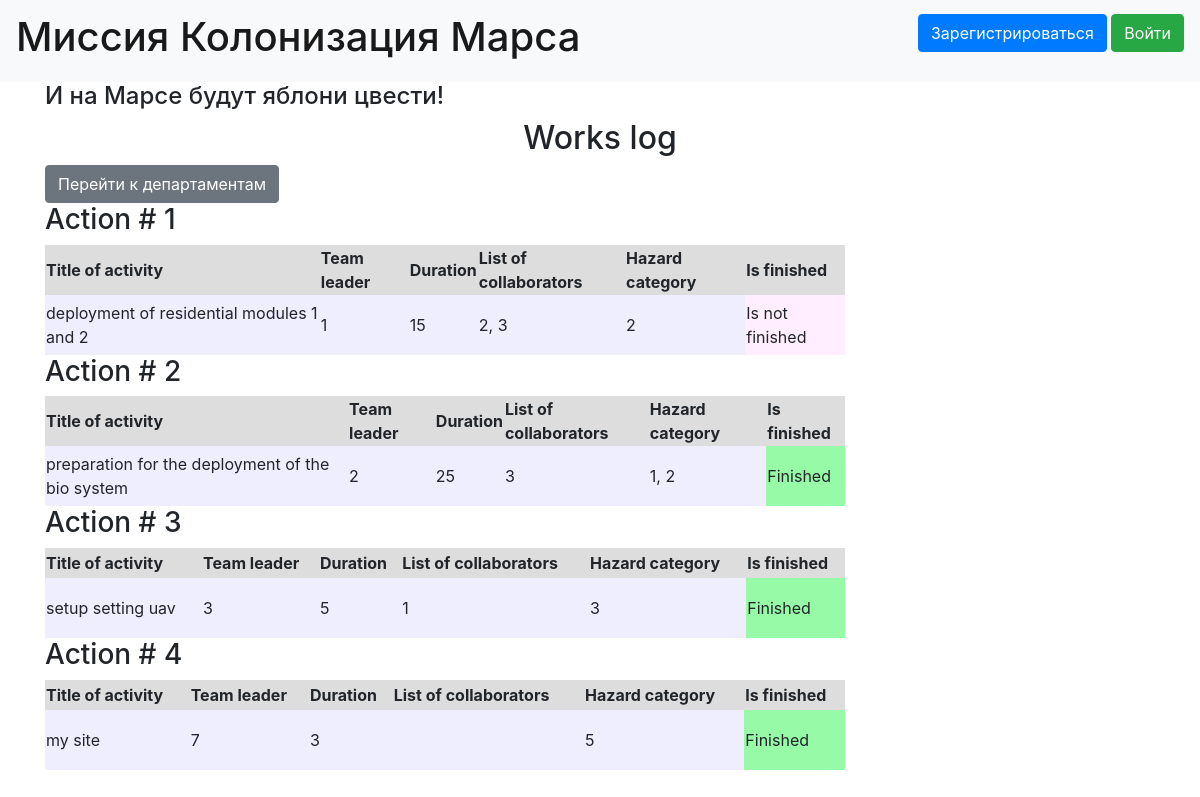
Before: / with the older database file.
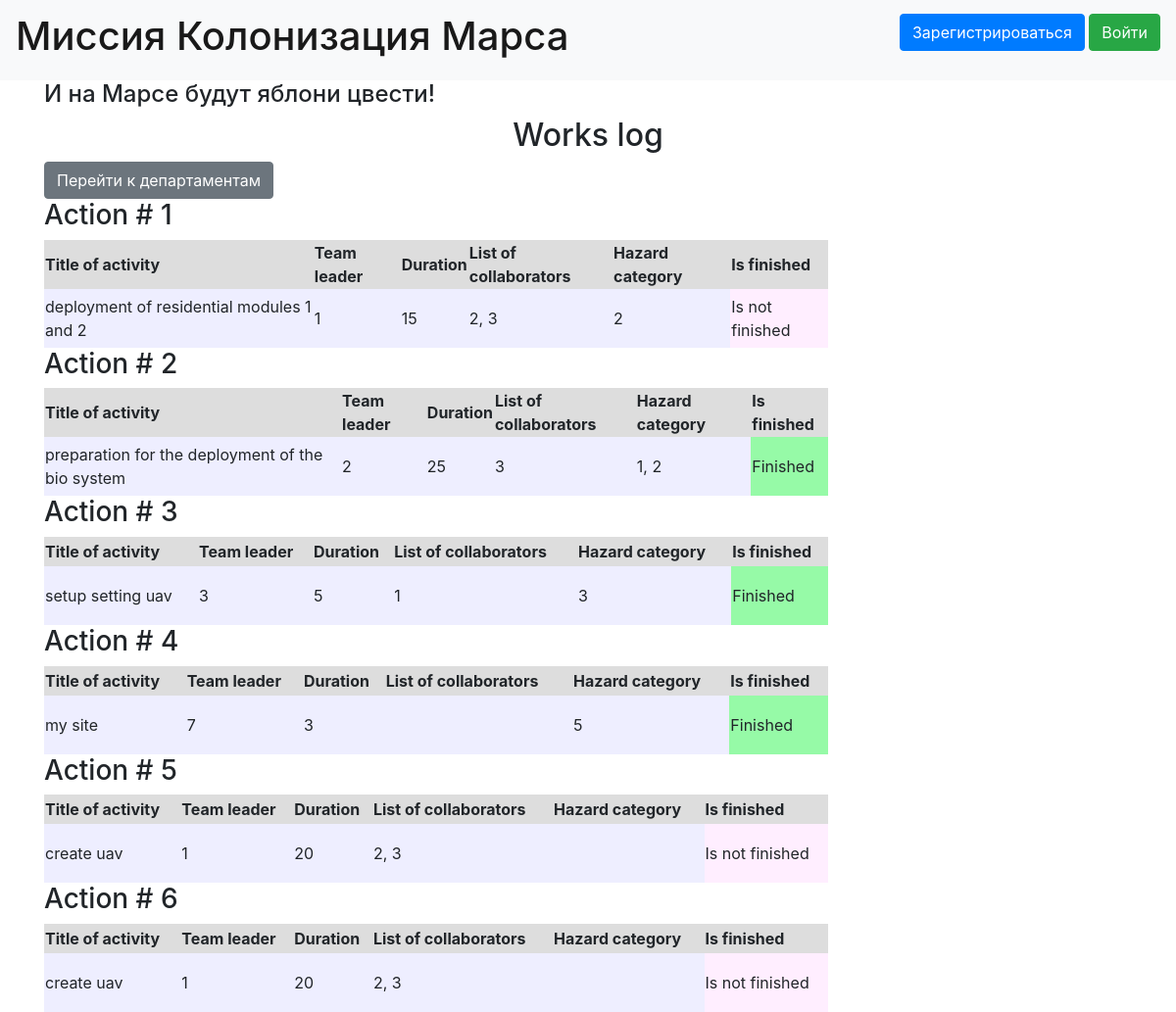
After: the same page with the newer database file.
### data/jobs.py (models this page shows)
class Jobs(SqlAlchemyBase, SerializerMixin):
    __tablename__ = 'jobs'
    id = sqlalchemy.Column(sqlalchemy.Integer, primary_key=True, autoincrement=True)
    team_leader = sqlalchemy.Column(sqlalchemy.Integer, sqlalchemy.ForeignKey("users.id"))
    job = sqlalchemy.Column(sqlalchemy.String, nullable=True)
    work_size = sqlalchemy.Column(sqlalchemy.Integer, nullable=True)
    collaborators = sqlalchemy.Column(sqlalchemy.String, nullable=True)
    start_date = sqlalchemy.Column(sqlalchemy.DateTime, nullable=True)
    end_date = sqlalchemy.Column(sqlalchemy.DateTime, nullable=True)
    is_finished = sqlalchemy.Column(sqlalchemy.Boolean, nullable=True)
    user = orm.relationship('User')
    hazard = orm.relationship("Hazard",
                              secondary="job_to_hazard",
                              backref="jobs")
    def get_hazard_categories(self):
        return ', '.join([str(i.id) for i in self.hazard])

### data/hazard.py (models this page shows)
class Hazard(SqlAlchemyBase, SerializerMixin):
    __tablename__ = 'hazards'
    id = sqlalchemy.Column(sqlalchemy.Integer, primary_key=True,
                           autoincrement=True)
    name = sqlalchemy.Column(sqlalchemy.String, nullable=True)

### main.py (the view)
@app.route("/")
def index():
    session = db_session.create_session()
    list_work = list(session.query(Jobs))
    return render_template('index.html', list_work=list_work)

### data/db_session.py (called while the page is built)
def create_session() -> Session:
    global __factory
    return __factory()

### templates/index.html (shortened to what this page needs)
{% extends "base.html" %}
{% block content %}
<h2 align="center">Works log</h2>
<a href="departments" class="btn btn-secondary">Перейти к департаментам</a>
{% for job in list_work%}
<h3>Action # {{ job.id }}</h3>
<div>
    <table width="800px">
        <tr bgcolor='#dddddd' height="30px">
            <th>Title of activity</th>
            <th>Team leader</th>
            <th>Duration</th>
            <th>List of collaborators</th>
            <th>Hazard category</th>
            <th>Is finished</th>
        </tr>
        <tr bgcolor='#eeeeff' height="60px">
            <td>{{job.job}}</td>
            <td>{{job.team_leader}}</td>
            <td>{{job.work_size}}</td>
            <td>{{job.collaborators}}</td>
            <td>{{job.get_hazard_categories()}}</td>
            {% if job.is_finished %}
            <td bgcolor='#96faa7'>Finished</td>
            {% else %}
            <td bgcolor='#ffeeff'>Is not finished</td>
            {% endif %}
        </tr>
    </table>
</div>
{% endfor %}
{% endblock %}

### templates/base.html (shortened to what this page needs)
<!doctype html>
<html lang="en">
<head>
    <link rel="stylesheet"
          href="https://stackpath.bootstrapcdn.com/bootstrap/4.4.1/css/bootstrap.min.css"
>
    <link rel="stylesheet" type="text/css" href="{{url_for('static', filename='css/style.css')}}" />
</head>
<body>
<header>
    <nav class="navbar navbar-light bg-light">
        <a class="navbar-brand" href="#"><h1> Миссия Колонизация Марса</h1></a>
        {% if current_user.is_authenticated %}
    <a class="navbar-brand" href="/logout">{{ current_user.name }}</a>
{% else %}
    <p>
        <a class="btn btn-primary " href="/register">Зарегистрироваться</a>
        <a class="btn btn-success" href="/login">Войти</a>
    </p>
{% endif %}
    </nav>
</header>
<main role="main" class="container">
    <h4>И на Марсе будут яблони цвести!</h4>
    {% block content %}{% endblock %}
</main>
</body>
</html>

Changed rows visible on the page:
added Jobs: id "5", job "create uav", team_leader "1", work_size "20", collaborators "2, 3", is_finished "Is not finished"
added Jobs: id "6", job "create uav", team_leader "1", work_size "20", collaborators "2, 3", is_finished "Is not finished"
